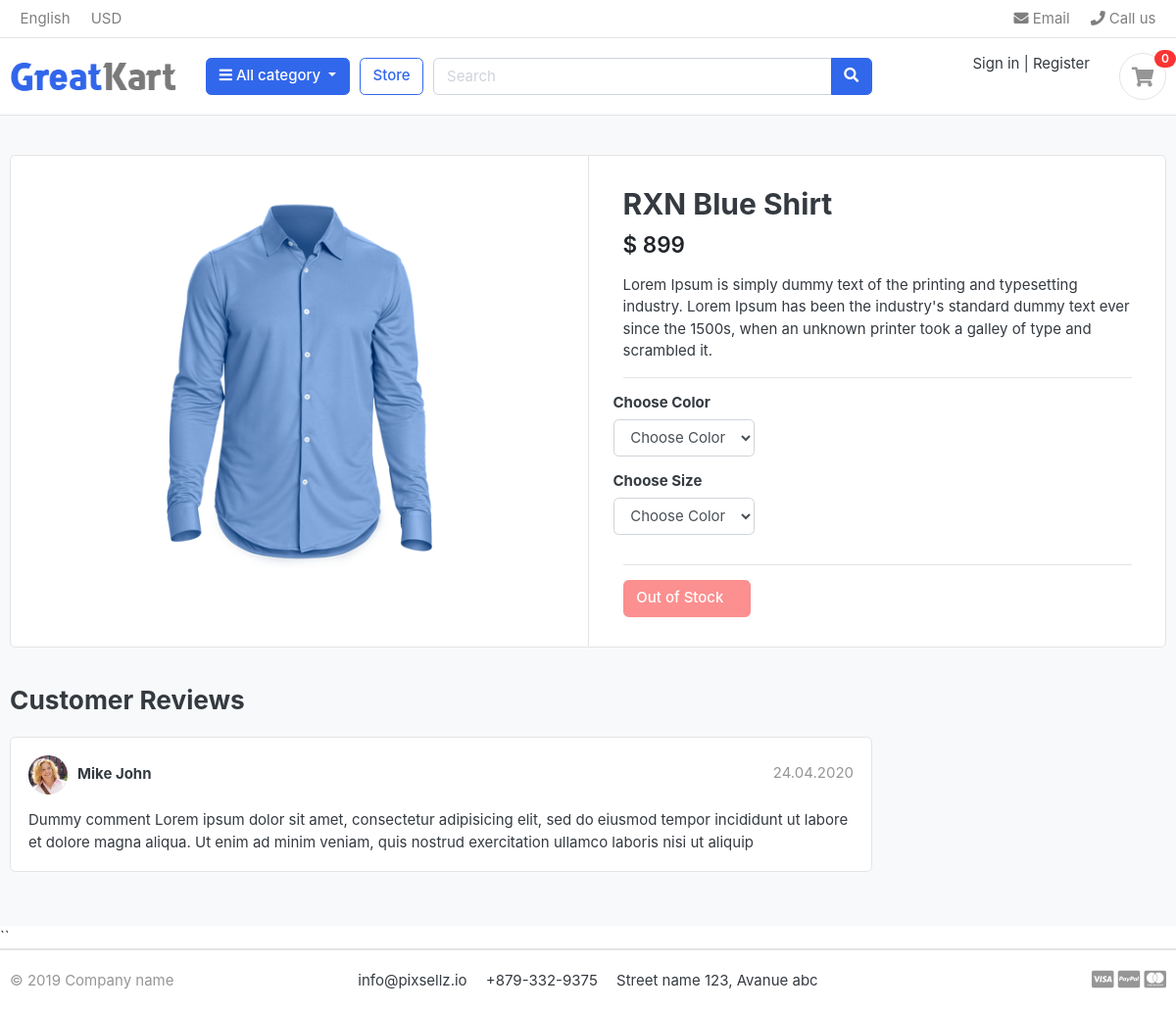
/store/category/shirts/rxn-blue-shirt/, run on the app's committed database.
### store/models.py (models this page shows, shortened)
class Product(models.Model):
    product_name = models.CharField(max_length=200, unique=True)
    slug = models.SlugField(max_length=200, unique=True)
    description = models.TextField(max_length=255, blank=True)
    price = models.IntegerField()
    images = models.ImageField(upload_to='photos/products')
    stock = models.IntegerField()
    is_available = models.BooleanField(default=True)
    category = models.ForeignKey(Category, on_delete=models.CASCADE)
    created_date = models.DateTimeField(auto_now_add=True)
    modified_date = models.DateTimeField(auto_now=True)

### store/views.py (the view)
# urls.py: path('category/<slug:category_slug>/<slug:product_slug>/', views.product_detail, name='product_detail'),
def product_detail(request, category_slug, product_slug):
    try:
        product = Product.objects.get(category__slug=category_slug, slug=product_slug)
        in_cart = CartItem.objects.filter(cart__cart_id=_cart_id(request), product=product).exists()
    except Exception as e:
        raise e
    context = {
        'product':product,
        'in_cart': in_cart
    }
    return render(request, 'store/product-detail.html', context)

### carts/context_processors.py (called while the page is built)
def cart_items_count(request):
    if 'admin' in request.path:
        return {}
    else:
        try:
            cart = Cart.objects.get(cart_id=_cart_id(request))
            cart_items = CartItem.objects.filter(cart__cart_id = cart, is_active=True)
            count=0
            for cart_item in cart_items:
                count += cart_item.quantity
        except Cart.DoesNotExist:
            count=0
    return dict(count=count)

### carts/views.py (called while the page is built)
def _cart_id(request):
    cart = request.session.session_key
    if not cart:
        cart = request.session.create()
    return cart

### category/context_processors.py (called while the page is built)
def category_links(request):
    links = Category.objects.all()
    return dict(links=links)

### category/models.py (called while the page is built)
    def geturl(self):
        return reverse('product_by_category',args=[self.slug])

### store/models.py (called while the page is built)
    def colors(self):
        return super(VariationManager, self).filter(variation_category='color')

    def sizes(self):
        return super(VariationManager, self).filter(variation_category='size')

### templates/store/product-detail.html (shortened to what this page needs)
{% extends 'base.html' %}
{% block content %}
{% load static %}
<section class="section-content padding-y bg">
  <div class="container">
    <div class="card">
      <div class="row no-gutters">
        <aside class="col-md-6">
          <article class="gallery-wrap">
            <div class="img-big-wrap">
              <a href="#"><img src="{{ product.images.url }}"></a>
            </div>
          </article>
        </aside>
        <main class="col-md-6 border-left">
          <form action="{% url 'add_cart' product.id %}" method="post" class="form">
            <article class="content-body">
              <h2 class="title">{{ product.product_name }}</h2>
              <div class="mb-3">
                <var class="price h4">$ {{ product.price }}</var>
              </div>
              <p>{{ product.description }}</p>
              <hr>
              <div class="row">
                <div class="item-option-select">
                  <h6>Choose Color</h6>
                  <select name="color" class='form-control' id="" required>
                    <option value="" selected disabled>Choose Color</option>
                  </select>
                </div>
              </div>
              <div class="row">
                <div class="item-option-select">
                  <h6>Choose Size</h6>
                  <select name="size" class='form-control' id="" required>
                    <option value="" selected disabled>Choose Color</option>
                  </select>
                </div>
              </div>
              <hr>
              {% if product.stock <= 0 %} <a href="." class="btn  btn-danger disabled "> <span class="text">Out of
                  Stock</span>  </a>
                {% else %}
                <button type = submit class="btn  btn-primary"> <span class="text">Add to
                    Cart</span>
                  <i class="fas fa-shopping-cart"></i> </button>
                {% endif %}
            </article>
          </form>
        </main>
      </div>
    </div>
    <br>
    <div class="row">
      <div class="col-md-9">
        <header class="section-heading">
          <h3>Customer Reviews </h3>
        </header>
        <article class="box mb-3">
          <div class="icontext w-100">
            <img src="{% static './images/avatars/avatar1.jpg' %}" class="img-xs icon rounded-circle">
            <div class="text">
              <span class="date text-muted float-md-right">24.04.2020 </span>
              <h6 class="mb-1">Mike John </h6>
            </div>
          </div>
          <div class="mt-3">
            <p>
              Dummy comment Lorem ipsum dolor sit amet, consectetur adipisicing elit, sed do eiusmod
              tempor incididunt ut labore et dolore magna aliqua. Ut enim ad minim veniam,
              quis nostrud exercitation ullamco laboris nisi ut aliquip
            </p>
          </div>
        </article>
      </div>
    </div>
  </div>
</section>
{% endblock %}

### static/css/ui.css (style rules this page uses)
html { font-family: "Inter", sans-serif; font-size: 15px; }
.content-body { flex: 1 1 auto; padding: 2rem 2.3rem; }
.img-xs, .img-sm, .img-md, .img-lg { -o-object-fit: cover; object-fit: cover; flex-shrink: 0; flex-grow: 0; }
.img-xs { width: 40px; height: 40px; }
.padding-y { padding-top: 40px; padding-bottom: 40px; }
var { font-style: normal; }
article:after, .form-group:after { display: block; clear: both; content: ""; }
.bg { background-color: #f8f9fa; }
.section-heading { margin-bottom: 20px; margin-top: 15px; }
p:last-child { margin-bottom: 0; }
.icontext { display: inline-flex; align-items: center; vertical-align: middle; }
.icontext .text { width: 100%; line-height: 1.2; }
.icontext .icon { position: relative; margin-right: 10px; flex-shrink: 0; flex-grow: 0; }
.price { font-weight: 600; color: #212529; }
.box { padding: 18px; background: #fff; border-radius: 0.37rem; border: 1px solid #e4e4e4; }
.box img { max-width: 100%; }
.gallery-wrap .img-big-wrap { margin-bottom: 10px; border-radius: 0.37rem; overflow: hidden; background-color: #fff; }
.gallery-wrap .img-big-wrap a { text-align: center; display: block; }
.gallery-wrap .img-big-wrap img { height: 450px; width: auto; display: inline-block; }
.item-option-select { margin-bottom: 1rem; display: inline-block; margin-right: 15px; }

### data on the page
Product: images (picture), product_name "RXN Blue Shirt", price "899", description "Lorem Ipsum is simply dummy text of the printing and typesetting industry. Lorem Ipsum has been the industry's standard dummy text ever since the 1500s, when an unknown printer took a galley of type and scrambled it."

### other printed values
{{ count }} "0"
